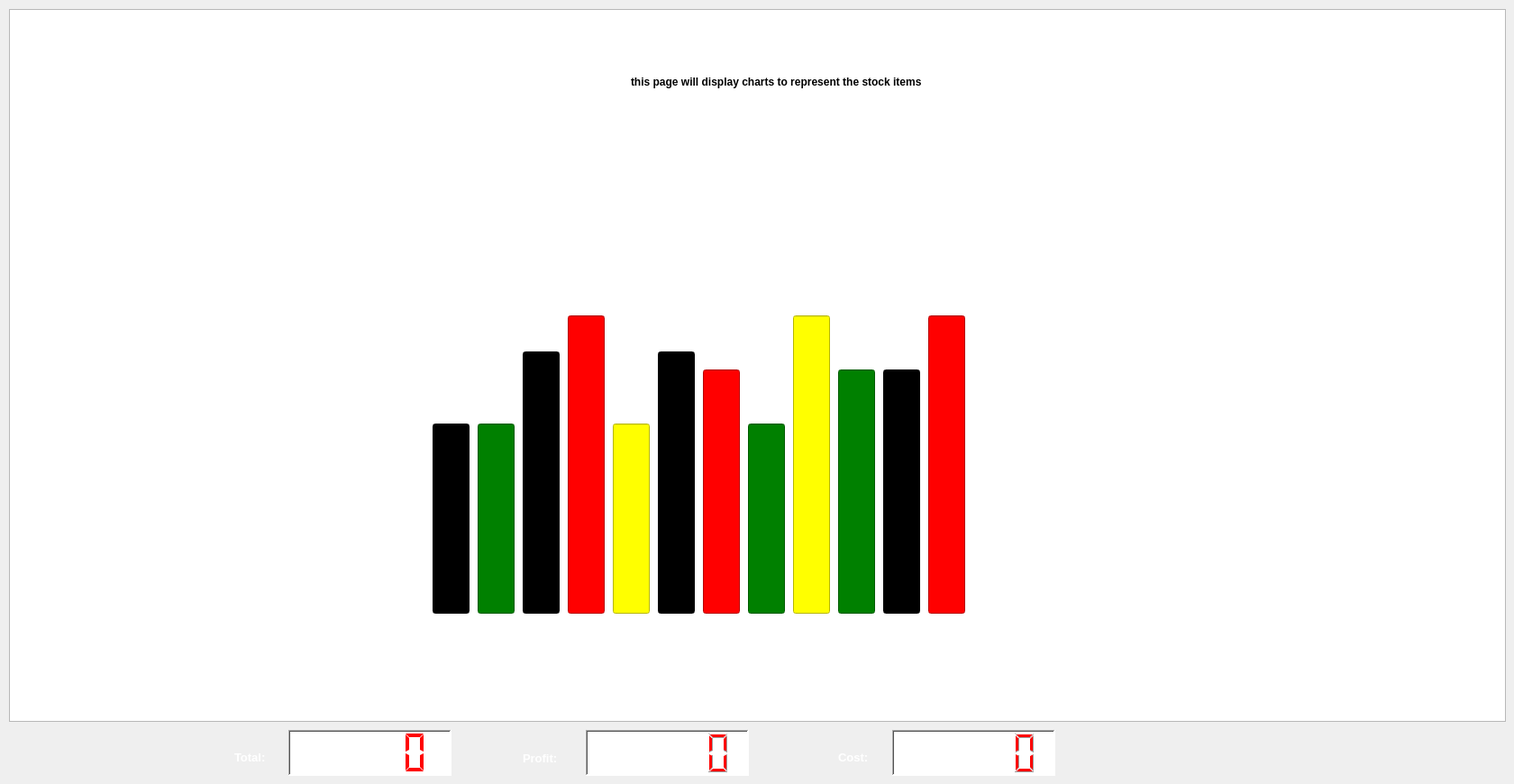
     <widget class="QWidget" name="tab_3">
      <attribute name="title">
       <string>STATISTICS</string>
      </attribute>
      <widget class="QGraphicsView" name="graphicsView_2">
       <property name="geometry">
        <rect>
         <x>10</x>
         <y>10</y>
         <width>1661</width>
         <height>791</height>
        </rect>
       </property>
      </widget>
      <widget class="QLabel" name="label_654">
       <property name="geometry">
        <rect>
         <x>260</x>
         <y>830</y>
         <width>51</width>
         <height>20</height>
        </rect>
       </property>
       <property name="font">
        <font>
         <pointsize>10</pointsize>
         <weight>75</weight>
         <bold>true</bold>
        </font>
       </property>
       <property name="styleSheet">
        <string notr="true">color: white;</string>
       </property>
       <property name="text">
        <string>Total:</string>
       </property>
      </widget>
      <widget class="QLCDNumber" name="sale_lcd_total_4">
       <property name="geometry">
        <rect>
         <x>320</x>
         <y>810</y>
         <width>181</width>
         <height>51</height>
        </rect>
       </property>
       <property name="styleSheet">
        <string notr="true">background-color: white;
color: red;</string>
       </property>
       <property name="frameShape">
        <enum>QFrame::WinPanel</enum>
       </property>
       <property name="frameShadow">
        <enum>QFrame::Sunken</enum>
       </property>
       <property name="smallDecimalPoint">
        <bool>false</bool>
       </property>
       <property name="digitCount">
        <number>5</number>
       </property>
       <property name="segmentStyle">
        <enum>QLCDNumber::Flat</enum>
       </property>
       <property name="intValue" stdset="0">
        <number>0</number>
       </property>
      </widget>
      <widget class="QLCDNumber" name="sale_lcd_total_6">
       <property name="geometry">
        <rect>
         <x>650</x>
         <y>810</y>
         <width>181</width>
         <height>51</height>
        </rect>
       </property>
       <property name="layoutDirection">
        <enum>Qt::LeftToRight</enum>
       </property>
       <property name="styleSheet">
        <string notr="true">background-color: white;
color: red;</string>
       </property>
       <property name="frameShape">
        <enum>QFrame::WinPanel</enum>
       </property>
       <property name="frameShadow">
        <enum>QFrame::Sunken</enum>
       </property>
       <property name="smallDecimalPoint">
        <bool>true</bool>
       </property>
       <property name="digitCount">
        <number>5</number>
       </property>
       <property name="segmentStyle">
        <enum>QLCDNumber::Filled</enum>
       </property>
       <property name="intValue" stdset="0">
        <number>0</number>
       </property>
      </widget>
      <widget class="QLabel" name="label_655">
       <property name="geometry">
        <rect>
         <x>580</x>
         <y>831</y>
         <width>61</width>
         <height>20</height>
        </rect>
       </property>
       <property name="font">
        <font>
         <pointsize>10</pointsize>
         <weight>75</weight>
         <bold>true</bold>
        </font>
       </property>
       <property name="styleSheet">
        <string notr="true">color: white;</string>
       </property>
       <property name="text">
        <string>Profit:</string>
       </property>
      </widget>
      <widget class="QLCDNumber" name="sale_lcd_total_7">
       <property name="geometry">
        <rect>
         <x>990</x>
         <y>810</y>
         <width>181</width>
         <height>51</height>
        </rect>
       </property>
       <property name="layoutDirection">
        <enum>Qt::LeftToRight</enum>
       </property>
       <property name="styleSheet">
        <string notr="true">background-color: white;
color: red;</string>
       </property>
       <property name="frameShape">
        <enum>QFrame::WinPanel</enum>
       </property>
       <property name="frameShadow">
        <enum>QFrame::Sunken</enum>
       </property>
       <property name="smallDecimalPoint">
        <bool>true</bool>
       </property>
       <property name="digitCount">
        <number>5</number>
       </property>
       <property name="segmentStyle">
        <enum>QLCDNumber::Filled</enum>
       </property>
       <property name="intValue" stdset="0">
        <number>0</number>
       </property>
      </widget>
      <widget class="QLabel" name="label_656">
       <property name="geometry">
        <rect>
         <x>930</x>
         <y>830</y>
         <width>51</width>
         <height>20</height>
        </rect>
       </property>
       <property name="font">
        <font>
         <pointsize>10</pointsize>
         <weight>75</weight>
         <bold>true</bold>
        </font>
       </property>
       <property name="styleSheet">
        <string notr="true">color: white;</string>
       </property>
       <property name="text">
        <string>Cost:</string>
       </property>
      </widget>
      <widget class="QLabel" name="label_24">
       <property name="geometry">
        <rect>
         <x>700</x>
         <y>80</y>
         <width>461</width>
         <height>21</height>
        </rect>
       </property>
       <property name="font">
        <font>
         <family>Segoe UI</family>
         <pointsize>9</pointsize>
         <weight>75</weight>
         <bold>true</bold>
         <underline>false</underline>
        </font>
       </property>
       <property name="text">
        <string>this page will display charts to represent the stock items</string>
       </property>
      </widget>
      <widget class="QLineEdit" name="show_sale_price_2">
       <property name="geometry">
        <rect>
         <x>480</x>
         <y>470</y>
         <width>41</width>
         <height>211</height>
        </rect>
       </property>
       <property name="styleSheet">
        <string notr="true">background-color: black;</string>
       </property>
       <property name="clearButtonEnabled">
        <bool>true</bool>
       </property>
      </widget>
      <widget class="QLineEdit" name="show_sale_price_3">
       <property name="geometry">
        <rect>
         <x>930</x>
         <y>410</y>
         <width>41</width>
         <height>271</height>
        </rect>
       </property>
       <property name="styleSheet">
        <string notr="true">background-color: green;</string>
       </property>
       <property name="clearButtonEnabled">
        <bool>true</bool>
       </property>
      </widget>
      <widget class="QLineEdit" name="show_sale_price_4">
       <property name="geometry">
        <rect>
         <x>630</x>
         <y>350</y>
         <width>41</width>
         <height>331</height>
        </rect>
       </property>
       <property name="styleSheet">
        <string notr="true">background-color: red;</string>
       </property>
       <property name="clearButtonEnabled">
        <bool>true</bool>
       </property>
      </widget>
      <widget class="QLineEdit" name="show_sale_price_5">
       <property name="geometry">
        <rect>
         <x>580</x>
         <y>390</y>
         <width>41</width>
         <height>291</height>
        </rect>
       </property>
       <property name="styleSheet">
        <string notr="true">background-color: black;</string>
       </property>
       <property name="clearButtonEnabled">
        <bool>true</bool>
       </property>
      </widget>
      <widget class="QLineEdit" name="show_sale_price_6">
       <property name="geometry">
        <rect>
         <x>980</x>
         <y>410</y>
         <width>41</width>
         <height>271</height>
        </rect>
       </property>
       <property name="styleSheet">
        <string notr="true">background-color: black;</string>
       </property>
       <property name="clearButtonEnabled">
        <bool>true</bool>
       </property>
      </widget>
      <widget class="QLineEdit" name="show_sale_price_7">
       <property name="geometry">
        <rect>
         <x>680</x>
         <y>470</y>
         <width>41</width>
         <height>211</height>
        </rect>
       </property>
       <property name="styleSheet">
        <string notr="true">background-color: yellow;</string>
       </property>
       <property name="clearButtonEnabled">
        <bool>true</bool>
       </property>
      </widget>
      <widget class="QLineEdit" name="show_sale_price_8">
       <property name="geometry">
        <rect>
         <x>880</x>
         <y>350</y>
         <width>41</width>
         <height>331</height>
        </rect>
       </property>
       <property name="styleSheet">
        <string notr="true">background-color: yellow;</string>
       </property>
       <property name="clearButtonEnabled">
        <bool>true</bool>
       </property>
      </widget>
      <widget class="QLineEdit" name="show_sale_price_9">
       <property name="geometry">
        <rect>
         <x>780</x>
         <y>410</y>
         <width>41</width>
         <height>271</height>
        </rect>
       </property>
       <property name="styleSheet">
        <string notr="true">background-color: red;</string>
       </property>
       <property name="clearButtonEnabled">
        <bool>true</bool>
       </property>
      </widget>
      <widget class="QLineEdit" name="show_sale_price_10">
       <property name="geometry">
        <rect>
         <x>730</x>
         <y>390</y>
         <width>41</width>
         <height>291</height>
        </rect>
       </property>
       <property name="styleSheet">
        <string notr="true">background-color: black;</string>
       </property>
       <property name="clearButtonEnabled">
        <bool>true</bool>
       </property>
      </widget>
      <widget class="QLineEdit" name="show_sale_price_11">
       <property name="geometry">
        <rect>
         <x>530</x>
         <y>470</y>
         <width>41</width>
         <height>211</height>
        </rect>
       </property>
       <property name="styleSheet">
        <string notr="true">background-color: green;</string>
       </property>
       <property name="clearButtonEnabled">
        <bool>true</bool>
       </property>
      </widget>
      <widget class="QLineEdit" name="show_sale_price_12">
       <property name="geometry">
        <rect>
         <x>1030</x>
         <y>350</y>
         <width>41</width>
         <height>331</height>
        </rect>
       </property>
       <property name="styleSheet">
        <string notr="true">background-color: red;</string>
       </property>
       <property name="clearButtonEnabled">
        <bool>true</bool>
       </property>
      </widget>
      <widget class="QLineEdit" name="show_sale_price_13">
       <property name="geometry">
        <rect>
         <x>830</x>
         <y>470</y>
         <width>41</width>
         <height>211</height>
        </rect>
       </property>
       <property name="styleSheet">
        <string notr="true">background-color: green;</string>
       </property>
       <property name="clearButtonEnabled">
        <bool>true</bool>
       </property>
      </widget>
     </widget>
